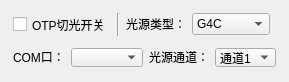
<?xml version="1.0" encoding="UTF-8"?>
<ui version="4.0">
 <class>CutLightDlg</class>
 <widget class="QDialog" name="CutLightDlg">
  <property name="geometry">
   <rect>
    <x>0</x>
    <y>0</y>
    <width>289</width>
    <height>82</height>
   </rect>
  </property>
  <property name="sizePolicy">
   <sizepolicy hsizetype="Preferred" vsizetype="Preferred">
    <horstretch>0</horstretch>
    <verstretch>0</verstretch>
   </sizepolicy>
  </property>
  <property name="minimumSize">
   <size>
    <width>224</width>
    <height>76</height>
   </size>
  </property>
  <property name="maximumSize">
   <size>
    <width>16777215</width>
    <height>16777215</height>
   </size>
  </property>
  <property name="windowTitle">
   <string>切光设置</string>
  </property>
  <layout class="QGridLayout" name="gridLayout">
   <item row="0" column="0">
    <widget class="QWidget" name="widget" native="true">
     <layout class="QHBoxLayout" name="horizontalLayout">
      <property name="leftMargin">
       <number>2</number>
      </property>
      <property name="topMargin">
       <number>2</number>
      </property>
      <property name="rightMargin">
       <number>2</number>
      </property>
      <property name="bottomMargin">
       <number>2</number>
      </property>
      <item>
       <widget class="QCheckBox" name="checkBox_cutLight">
        <property name="sizePolicy">
         <sizepolicy hsizetype="Fixed" vsizetype="Fixed">
          <horstretch>0</horstretch>
          <verstretch>0</verstretch>
         </sizepolicy>
        </property>
        <property name="text">
         <string>OTP切光开关</string>
        </property>
       </widget>
      </item>
      <item>
       <widget class="Line" name="line">
        <property name="sizePolicy">
         <sizepolicy hsizetype="Fixed" vsizetype="Minimum">
          <horstretch>0</horstretch>
          <verstretch>0</verstretch>
         </sizepolicy>
        </property>
        <property name="frameShadow">
         <enum>QFrame::Sunken</enum>
        </property>
        <property name="orientation">
         <enum>Qt::Vertical</enum>
        </property>
       </widget>
      </item>
      <item>
       <widget class="QLabel" name="label">
        <property name="sizePolicy">
         <sizepolicy hsizetype="Fixed" vsizetype="Fixed">
          <horstretch>0</horstretch>
          <verstretch>0</verstretch>
         </sizepolicy>
        </property>
        <property name="text">
         <string>光源类型：</string>
        </property>
       </widget>
      </item>
      <item>
       <widget class="QComboBox" name="comboBox_lightType">
        <item>
         <property name="text">
          <string>G4C</string>
         </property>
        </item>
        <item>
         <property name="text">
          <string>慧照光源</string>
         </property>
        </item>
       </widget>
      </item>
      <item>
       <spacer name="horizontalSpacer">
        <property name="orientation">
         <enum>Qt::Horizontal</enum>
        </property>
        <property name="sizeHint" stdset="0">
         <size>
          <width>40</width>
          <height>20</height>
         </size>
        </property>
       </spacer>
      </item>
     </layout>
    </widget>
   </item>
   <item row="1" column="0">
    <widget class="QWidget" name="widget_2" native="true">
     <property name="sizePolicy">
      <sizepolicy hsizetype="Preferred" vsizetype="Preferred">
       <horstretch>0</horstretch>
       <verstretch>0</verstretch>
      </sizepolicy>
     </property>
     <layout class="QHBoxLayout" name="horizontalLayout_2">
      <property name="leftMargin">
       <number>2</number>
      </property>
      <property name="topMargin">
       <number>4</number>
      </property>
      <property name="rightMargin">
       <number>2</number>
      </property>
      <property name="bottomMargin">
       <number>4</number>
      </property>
      <item>
       <widget class="QLabel" name="label_2">
        <property name="sizePolicy">
         <sizepolicy hsizetype="Fixed" vsizetype="Fixed">
          <horstretch>0</horstretch>
          <verstretch>0</verstretch>
         </sizepolicy>
        </property>
        <property name="text">
         <string>COM口：</string>
        </property>
       </widget>
      </item>
      <item>
       <widget class="QComboBox" name="comboBox_COM">
        <property name="sizePolicy">
         <sizepolicy hsizetype="Fixed" vsizetype="Fixed">
          <horstretch>0</horstretch>
          <verstretch>0</verstretch>
         </sizepolicy>
        </property>
       </widget>
      </item>
      <item>
       <widget class="QLabel" name="label_3">
        <property name="sizePolicy">
         <sizepolicy hsizetype="Fixed" vsizetype="Fixed">
          <horstretch>0</horstretch>
          <verstretch>0</verstretch>
         </sizepolicy>
        </property>
        <property name="text">
         <string>光源通道：</string>
        </property>
       </widget>
      </item>
      <item>
       <widget class="QComboBox" name="comboBox_lightChannel">
        <property name="sizePolicy">
         <sizepolicy hsizetype="Fixed" vsizetype="Fixed">
          <horstretch>0</horstretch>
          <verstretch>0</verstretch>
         </sizepolicy>
        </property>
        <item>
         <property name="text">
          <string>通道1</string>
         </property>
        </item>
        <item>
         <property name="text">
          <string>通道2</string>
         </property>
        </item>
        <item>
         <property name="text">
          <string>通道3</string>
         </property>
        </item>
        <item>
         <property name="text">
          <string>通道4</string>
         </property>
        </item>
        <item>
         <property name="text">
          <string>通道5</string>
         </property>
        </item>
        <item>
         <property name="text">
          <string>通道6</string>
         </property>
        </item>
        <item>
         <property name="text">
          <string>通道7</string>
         </property>
        </item>
        <item>
         <property name="text">
          <string>通道8</string>
         </property>
        </item>
       </widget>
      </item>
      <item>
       <spacer name="horizontalSpacer_3">
        <property name="orientation">
         <enum>Qt::Horizontal</enum>
        </property>
        <property name="sizeHint" stdset="0">
         <size>
          <width>40</width>
          <height>20</height>
         </size>
        </property>
       </spacer>
      </item>
     </layout>
    </widget>
   </item>
  </layout>
 </widget>
 <resources/>
 <connections/>
</ui>
